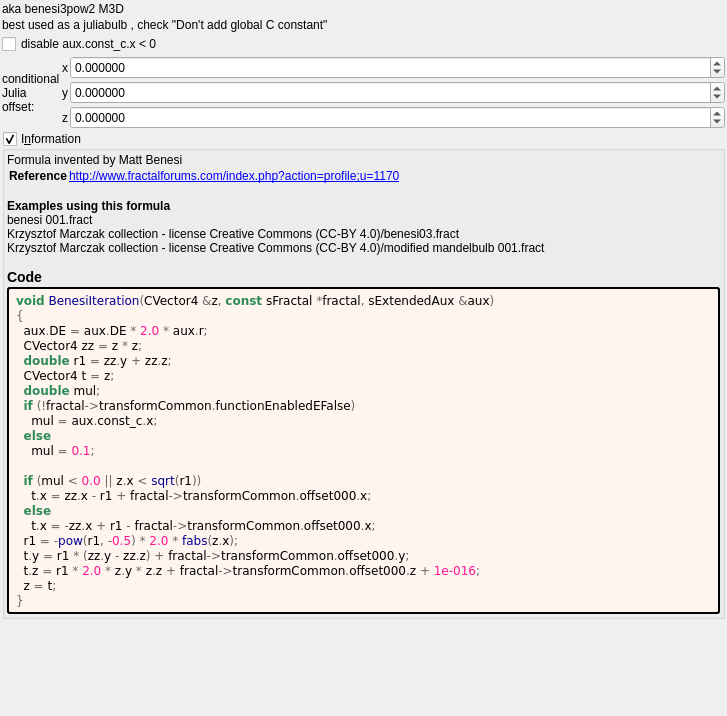
<?xml version="1.0" encoding="UTF-8"?>
<ui version="4.0">
 <class>Form</class>
 <widget class="QWidget" name="Form">
  <property name="geometry">
   <rect>
    <x>0</x>
    <y>0</y>
    <width>727</width>
    <height>716</height>
   </rect>
  </property>
  <property name="windowTitle">
   <string notr="true">benesi</string>
  </property>
  <layout class="QVBoxLayout" name="verticalLayout">
   <property name="spacing">
    <number>2</number>
   </property>
   <property name="leftMargin">
    <number>2</number>
   </property>
   <property name="topMargin">
    <number>2</number>
   </property>
   <property name="rightMargin">
    <number>2</number>
   </property>
   <property name="bottomMargin">
    <number>2</number>
   </property>
   <item>
    <widget class="QLabel" name="label">
     <property name="text">
      <string>aka benesi3pow2 M3D</string>
     </property>
    </widget>
   </item>
   <item>
    <widget class="QLabel" name="label_2">
     <property name="text">
      <string>best used as a juliabulb , check &quot;Don't add global C constant&quot;</string>
     </property>
    </widget>
   </item>
   <item>
    <widget class="MyCheckBox" name="checkBox_transf_function_enabledE_false">
     <property name="text">
      <string notr="true">disable aux.const_c.x &lt; 0</string>
     </property>
    </widget>
   </item>
   <item>
    <layout class="QGridLayout" name="gridLayout_30" columnstretch="0,0,0,1">
     <property name="spacing">
      <number>2</number>
     </property>
     <item row="0" column="2">
      <widget class="QLabel" name="label_115">
       <property name="text">
        <string notr="true">x</string>
       </property>
      </widget>
     </item>
     <item row="0" column="3">
      <widget class="MyDoubleSpinBox" name="spinbox3_transf_offset_000_x">
       <property name="sizePolicy">
        <sizepolicy hsizetype="Minimum" vsizetype="Maximum">
         <horstretch>0</horstretch>
         <verstretch>0</verstretch>
        </sizepolicy>
       </property>
       <property name="prefix">
        <string/>
       </property>
       <property name="suffix">
        <string/>
       </property>
       <property name="decimals">
        <number>6</number>
       </property>
       <property name="minimum">
        <double>-99.989999999999995</double>
       </property>
       <property name="maximum">
        <double>99.989999999999995</double>
       </property>
       <property name="singleStep">
        <double>0.100000000000000</double>
       </property>
      </widget>
     </item>
     <item row="2" column="2">
      <widget class="QLabel" name="label_117">
       <property name="text">
        <string notr="true">z</string>
       </property>
      </widget>
     </item>
     <item row="1" column="2">
      <widget class="QLabel" name="label_116">
       <property name="text">
        <string notr="true">y</string>
       </property>
      </widget>
     </item>
     <item row="1" column="3">
      <widget class="MyDoubleSpinBox" name="spinbox3_transf_offset_000_y">
       <property name="sizePolicy">
        <sizepolicy hsizetype="Minimum" vsizetype="Maximum">
         <horstretch>0</horstretch>
         <verstretch>0</verstretch>
        </sizepolicy>
       </property>
       <property name="prefix">
        <string/>
       </property>
       <property name="suffix">
        <string/>
       </property>
       <property name="decimals">
        <number>6</number>
       </property>
       <property name="minimum">
        <double>-99.989999999999995</double>
       </property>
       <property name="maximum">
        <double>99.989999999999995</double>
       </property>
       <property name="singleStep">
        <double>0.100000000000000</double>
       </property>
      </widget>
     </item>
     <item row="0" column="0" rowspan="3" colspan="2">
      <widget class="QLabel" name="label_256">
       <property name="text">
        <string>conditional
Julia
offset:</string>
       </property>
      </widget>
     </item>
     <item row="2" column="3">
      <widget class="MyDoubleSpinBox" name="spinbox3_transf_offset_000_z">
       <property name="sizePolicy">
        <sizepolicy hsizetype="Minimum" vsizetype="Maximum">
         <horstretch>0</horstretch>
         <verstretch>0</verstretch>
        </sizepolicy>
       </property>
       <property name="prefix">
        <string/>
       </property>
       <property name="suffix">
        <string/>
       </property>
       <property name="decimals">
        <number>6</number>
       </property>
       <property name="minimum">
        <double>-99.989999999999995</double>
       </property>
       <property name="maximum">
        <double>99.989999999999995</double>
       </property>
       <property name="singleStep">
        <double>0.100000000000000</double>
       </property>
      </widget>
     </item>
    </layout>
   </item>
   <item>
    <widget class="MyGroupBox" name="groupCheck_info">
     <property name="title">
      <string>I&amp;nformation</string>
     </property>
     <property name="flat">
      <bool>false</bool>
     </property>
     <property name="checkable">
      <bool>true</bool>
     </property>
     <layout class="QVBoxLayout" name="verticalLayout_2">
      <property name="spacing">
       <number>2</number>
      </property>
      <property name="leftMargin">
       <number>2</number>
      </property>
      <property name="topMargin">
       <number>2</number>
      </property>
      <property name="rightMargin">
       <number>2</number>
      </property>
      <property name="bottomMargin">
       <number>2</number>
      </property>
      <item>
       <widget class="QLabel" name="label_information_general">
        <property name="text">
         <string notr="true">&lt;p&gt;Formula invented by Matt Benesi&lt;/p&gt;&lt;table&gt;
&lt;tr&gt;&lt;th&gt;Reference&lt;/th&gt;&lt;td&gt;&lt;a href=&quot;http://www.fractalforums.com/index.php?action=profile;u=1170&quot;&gt;http://www.fractalforums.com/index.php?action=profile;u=1170&lt;br&gt;
&lt;/td&gt;&lt;/tr&gt;
&lt;/table&gt;
&lt;br&gt;&lt;b&gt;Examples using this formula&lt;/b&gt;&lt;br&gt;benesi 001.fract&lt;br&gt;Krzysztof Marczak collection - license Creative Commons (CC-BY 4.0)/benesi03.fract&lt;br&gt;Krzysztof Marczak collection - license Creative Commons (CC-BY 4.0)/modified mandelbulb 001.fract&lt;h3&gt;Code&lt;/h3&gt;</string>
        </property>
        <property name="wordWrap">
         <bool>true</bool>
        </property>
        <property name="openExternalLinks">
         <bool>true</bool>
        </property>
        <property name="textInteractionFlags">
         <set>Qt::LinksAccessibleByMouse|Qt::TextSelectableByMouse</set>
        </property>
       </widget>
      </item>
      <item>
       <widget class="QLabel" name="label_code_content">
        <property name="styleSheet">
         <string notr="true">border-style: outset; border-width: 2px; border-radius: 3px; border-color: black; background-color: #fff5ee; padding: 4px;</string>
        </property>
        <property name="text">
         <string notr="true">&lt;body style=&quot;background-color:#fff5ee&quot;&gt;
&lt;pre style=&quot;color:#000000; background-color:#fff5ee;  font-family:'Courier New',monospace;white-space: pre-wrap;&quot;&gt;&lt;span style=&quot;color:#2e8b57; font-weight:bold&quot;&gt;void&lt;/span&gt; &lt;span style=&quot;color:#00008f&quot;&gt;BenesiIteration&lt;/span&gt;&lt;span style=&quot;color:#676767&quot;&gt;(&lt;/span&gt;CVector4 &lt;span style=&quot;color:#676767&quot;&gt;&amp;amp;&lt;/span&gt;z&lt;span style=&quot;color:#676767&quot;&gt;,&lt;/span&gt; &lt;span style=&quot;color:#2e8b57; font-weight:bold&quot;&gt;const&lt;/span&gt; sFractal &lt;span style=&quot;color:#676767&quot;&gt;*&lt;/span&gt;fractal&lt;span style=&quot;color:#676767&quot;&gt;,&lt;/span&gt; sExtendedAux &lt;span style=&quot;color:#676767&quot;&gt;&amp;amp;&lt;/span&gt;aux&lt;span style=&quot;color:#676767&quot;&gt;)&lt;/span&gt;
&lt;span style=&quot;color:#676767&quot;&gt;{&lt;/span&gt;
  aux&lt;span style=&quot;color:#676767&quot;&gt;.&lt;/span&gt;DE &lt;span style=&quot;color:#676767&quot;&gt;=&lt;/span&gt; aux&lt;span style=&quot;color:#676767&quot;&gt;.&lt;/span&gt;DE &lt;span style=&quot;color:#676767&quot;&gt;*&lt;/span&gt; &lt;span style=&quot;color:#ff1493&quot;&gt;2.0&lt;/span&gt; &lt;span style=&quot;color:#676767&quot;&gt;*&lt;/span&gt; aux&lt;span style=&quot;color:#676767&quot;&gt;.&lt;/span&gt;r&lt;span style=&quot;color:#676767&quot;&gt;;&lt;/span&gt;
  CVector4 zz &lt;span style=&quot;color:#676767&quot;&gt;=&lt;/span&gt; z &lt;span style=&quot;color:#676767&quot;&gt;*&lt;/span&gt; z&lt;span style=&quot;color:#676767&quot;&gt;;&lt;/span&gt;
  &lt;span style=&quot;color:#2e8b57; font-weight:bold&quot;&gt;double&lt;/span&gt; r1 &lt;span style=&quot;color:#676767&quot;&gt;=&lt;/span&gt; zz&lt;span style=&quot;color:#676767&quot;&gt;.&lt;/span&gt;y &lt;span style=&quot;color:#676767&quot;&gt;+&lt;/span&gt; zz&lt;span style=&quot;color:#676767&quot;&gt;.&lt;/span&gt;z&lt;span style=&quot;color:#676767&quot;&gt;;&lt;/span&gt;
  CVector4 t &lt;span style=&quot;color:#676767&quot;&gt;=&lt;/span&gt; z&lt;span style=&quot;color:#676767&quot;&gt;;&lt;/span&gt;
  &lt;span style=&quot;color:#2e8b57; font-weight:bold&quot;&gt;double&lt;/span&gt; mul&lt;span style=&quot;color:#676767&quot;&gt;;&lt;/span&gt;
  &lt;span style=&quot;color:#2e8b57; font-weight:bold&quot;&gt;if&lt;/span&gt; &lt;span style=&quot;color:#676767&quot;&gt;(!&lt;/span&gt;fractal&lt;span style=&quot;color:#676767&quot;&gt;-&amp;gt;&lt;/span&gt;transformCommon&lt;span style=&quot;color:#676767&quot;&gt;.&lt;/span&gt;functionEnabledEFalse&lt;span style=&quot;color:#676767&quot;&gt;)&lt;/span&gt;
    mul &lt;span style=&quot;color:#676767&quot;&gt;=&lt;/span&gt; aux&lt;span style=&quot;color:#676767&quot;&gt;.&lt;/span&gt;const_c&lt;span style=&quot;color:#676767&quot;&gt;.&lt;/span&gt;x&lt;span style=&quot;color:#676767&quot;&gt;;&lt;/span&gt;
  &lt;span style=&quot;color:#2e8b57; font-weight:bold&quot;&gt;else&lt;/span&gt;
    mul &lt;span style=&quot;color:#676767&quot;&gt;=&lt;/span&gt; &lt;span style=&quot;color:#ff1493&quot;&gt;0.1&lt;/span&gt;&lt;span style=&quot;color:#676767&quot;&gt;;&lt;/span&gt;

  &lt;span style=&quot;color:#2e8b57; font-weight:bold&quot;&gt;if&lt;/span&gt; &lt;span style=&quot;color:#676767&quot;&gt;(&lt;/span&gt;mul &lt;span style=&quot;color:#676767&quot;&gt;&amp;lt;&lt;/span&gt; &lt;span style=&quot;color:#ff1493&quot;&gt;0.0&lt;/span&gt; &lt;span style=&quot;color:#676767&quot;&gt;||&lt;/span&gt; z&lt;span style=&quot;color:#676767&quot;&gt;.&lt;/span&gt;x &lt;span style=&quot;color:#676767&quot;&gt;&amp;lt;&lt;/span&gt; &lt;span style=&quot;color:#00008f&quot;&gt;sqrt&lt;/span&gt;&lt;span style=&quot;color:#676767&quot;&gt;(&lt;/span&gt;r1&lt;span style=&quot;color:#676767&quot;&gt;))&lt;/span&gt;
    t&lt;span style=&quot;color:#676767&quot;&gt;.&lt;/span&gt;x &lt;span style=&quot;color:#676767&quot;&gt;=&lt;/span&gt; zz&lt;span style=&quot;color:#676767&quot;&gt;.&lt;/span&gt;x &lt;span style=&quot;color:#676767&quot;&gt;-&lt;/span&gt; r1 &lt;span style=&quot;color:#676767&quot;&gt;+&lt;/span&gt; fractal&lt;span style=&quot;color:#676767&quot;&gt;-&amp;gt;&lt;/span&gt;transformCommon&lt;span style=&quot;color:#676767&quot;&gt;.&lt;/span&gt;offset000&lt;span style=&quot;color:#676767&quot;&gt;.&lt;/span&gt;x&lt;span style=&quot;color:#676767&quot;&gt;;&lt;/span&gt;
  &lt;span style=&quot;color:#2e8b57; font-weight:bold&quot;&gt;else&lt;/span&gt;
    t&lt;span style=&quot;color:#676767&quot;&gt;.&lt;/span&gt;x &lt;span style=&quot;color:#676767&quot;&gt;= -&lt;/span&gt;zz&lt;span style=&quot;color:#676767&quot;&gt;.&lt;/span&gt;x &lt;span style=&quot;color:#676767&quot;&gt;+&lt;/span&gt; r1 &lt;span style=&quot;color:#676767&quot;&gt;-&lt;/span&gt; fractal&lt;span style=&quot;color:#676767&quot;&gt;-&amp;gt;&lt;/span&gt;transformCommon&lt;span style=&quot;color:#676767&quot;&gt;.&lt;/span&gt;offset000&lt;span style=&quot;color:#676767&quot;&gt;.&lt;/span&gt;x&lt;span style=&quot;color:#676767&quot;&gt;;&lt;/span&gt;
  r1 &lt;span style=&quot;color:#676767&quot;&gt;= -&lt;/span&gt;&lt;span style=&quot;color:#00008f&quot;&gt;pow&lt;/span&gt;&lt;span style=&quot;color:#676767&quot;&gt;(&lt;/span&gt;r1&lt;span style=&quot;color:#676767&quot;&gt;, -&lt;/span&gt;&lt;span style=&quot;color:#ff1493&quot;&gt;0.5&lt;/span&gt;&lt;span style=&quot;color:#676767&quot;&gt;) *&lt;/span&gt; &lt;span style=&quot;color:#ff1493&quot;&gt;2.0&lt;/span&gt; &lt;span style=&quot;color:#676767&quot;&gt;*&lt;/span&gt; &lt;span style=&quot;color:#00008f&quot;&gt;fabs&lt;/span&gt;&lt;span style=&quot;color:#676767&quot;&gt;(&lt;/span&gt;z&lt;span style=&quot;color:#676767&quot;&gt;.&lt;/span&gt;x&lt;span style=&quot;color:#676767&quot;&gt;);&lt;/span&gt;
  t&lt;span style=&quot;color:#676767&quot;&gt;.&lt;/span&gt;y &lt;span style=&quot;color:#676767&quot;&gt;=&lt;/span&gt; r1 &lt;span style=&quot;color:#676767&quot;&gt;* (&lt;/span&gt;zz&lt;span style=&quot;color:#676767&quot;&gt;.&lt;/span&gt;y &lt;span style=&quot;color:#676767&quot;&gt;-&lt;/span&gt; zz&lt;span style=&quot;color:#676767&quot;&gt;.&lt;/span&gt;z&lt;span style=&quot;color:#676767&quot;&gt;) +&lt;/span&gt; fractal&lt;span style=&quot;color:#676767&quot;&gt;-&amp;gt;&lt;/span&gt;transformCommon&lt;span style=&quot;color:#676767&quot;&gt;.&lt;/span&gt;offset000&lt;span style=&quot;color:#676767&quot;&gt;.&lt;/span&gt;y&lt;span style=&quot;color:#676767&quot;&gt;;&lt;/span&gt;
  t&lt;span style=&quot;color:#676767&quot;&gt;.&lt;/span&gt;z &lt;span style=&quot;color:#676767&quot;&gt;=&lt;/span&gt; r1 &lt;span style=&quot;color:#676767&quot;&gt;*&lt;/span&gt; &lt;span style=&quot;color:#ff1493&quot;&gt;2.0&lt;/span&gt; &lt;span style=&quot;color:#676767&quot;&gt;*&lt;/span&gt; z&lt;span style=&quot;color:#676767&quot;&gt;.&lt;/span&gt;y &lt;span style=&quot;color:#676767&quot;&gt;*&lt;/span&gt; z&lt;span style=&quot;color:#676767&quot;&gt;.&lt;/span&gt;z &lt;span style=&quot;color:#676767&quot;&gt;+&lt;/span&gt; fractal&lt;span style=&quot;color:#676767&quot;&gt;-&amp;gt;&lt;/span&gt;transformCommon&lt;span style=&quot;color:#676767&quot;&gt;.&lt;/span&gt;offset000&lt;span style=&quot;color:#676767&quot;&gt;.&lt;/span&gt;z &lt;span style=&quot;color:#676767&quot;&gt;+&lt;/span&gt; &lt;span style=&quot;color:#ff1493&quot;&gt;1e-016&lt;/span&gt;&lt;span style=&quot;color:#676767&quot;&gt;;&lt;/span&gt;
  z &lt;span style=&quot;color:#676767&quot;&gt;=&lt;/span&gt; t&lt;span style=&quot;color:#676767&quot;&gt;;&lt;/span&gt;
&lt;span style=&quot;color:#676767&quot;&gt;}&lt;/span&gt;
&lt;/pre&gt;
&lt;/body&gt;</string>
        </property>
        <property name="wordWrap">
         <bool>true</bool>
        </property>
        <property name="openExternalLinks">
         <bool>true</bool>
        </property>
        <property name="textInteractionFlags">
         <set>Qt::LinksAccessibleByMouse|Qt::TextSelectableByMouse</set>
        </property>
       </widget>
      </item>
     </layout>
    </widget>
   </item>
   <item>
    <spacer name="verticalSpacer">
     <property name="orientation">
      <enum>Qt::Vertical</enum>
     </property>
     <property name="sizeHint" stdset="0">
      <size>
       <width>20</width>
       <height>40</height>
      </size>
     </property>
    </spacer>
   </item>
  </layout>
 </widget>
 <customwidgets>
  <customwidget>
   <class>MyGroupBox</class>
   <extends>QGroupBox</extends>
   <header>my_group_box.h</header>
   <container>1</container>
  </customwidget>
  <customwidget>
   <class>MyDoubleSpinBox</class>
   <extends>QDoubleSpinBox</extends>
   <header>my_double_spin_box.h</header>
  </customwidget>
  <customwidget>
   <class>MyCheckBox</class>
   <extends>QCheckBox</extends>
   <header>my_check_box.h</header>
  </customwidget>
 </customwidgets>
 <tabstops>
  <tabstop>groupCheck_info</tabstop>
 </tabstops>
 <resources/>
 <connections/>
</ui>
